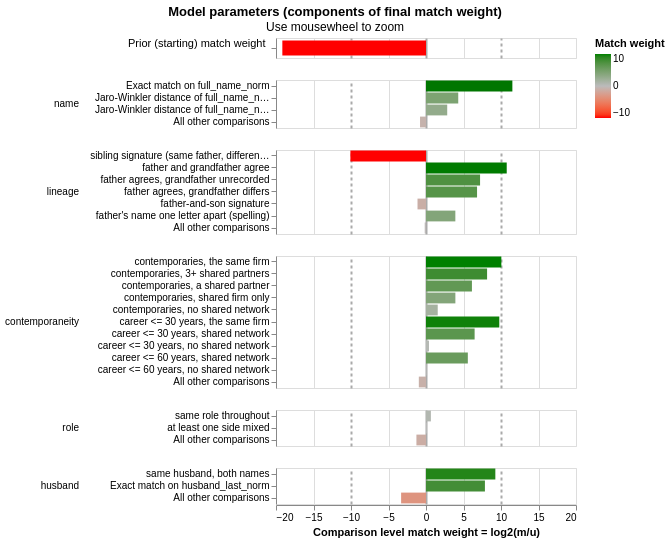

This figure's notebook cell:
### Code cell
linker.visualisations.match_weights_chart()

### Figure 1 — Vega-Lite specification as saved in the notebook (floating-point values rounded to 4 significant figures)
{"config": {"view": {"continuousWidth": 300, "continuousHeight": 300, "discreteHeight": 60, "discreteWidth": 400}, "header": {"title": null}, "mark": {"tooltip": null}, "title": {"anchor": "middle"}}, "vconcat": [{"mark": {"type": "bar", "clip": true, "height": 15}, "encoding": {"color": {"field": "log2_bayes_factor", "scale": {"domain": [-10, 0, 10], "interpolate": "lab", "range": ["red", "#bbbbbb", "green"]}, "title": "Match weight", "type": "quantitative"}, "tooltip": [{"field": "comparison_name", "title": "Comparison name", "type": "nominal"}, {"field": "probability_two_random_records_match", "format": ".4f", "title": "Probability two random records match", "type": "nominal"}, {"field": "log2_bayes_factor", "format": ",.4f", "title": "Equivalent match weight", "type": "quantitative"}, {"field": "bayes_factor_description", "title": "Match weight description", "type": "nominal"}], "x": {"axis": {"domain": false, "gridColor": {"condition": {"test": "abs(datum.value / 10)  <= 1 & datum.value % 10 === 0", "value": "#aaa"}, "value": "#ddd"}, "gridDash": {"condition": {"test": "abs(datum.value / 10) == 1", "value": [3]}, "value": null}, "gridWidth": {"condition": {"test": "abs(datum.value / 10)  <= 1 & datum.value % 10 === 0", "value": 2}, "value": 1}, "labels": false, "ticks": false, "title": ""}, "field": "log2_bayes_factor", "scale": {"domain": [-20, 20]}, "type": "quantitative"}, "y": {"axis": {"title": "Prior (starting) match weight", "titleAlign": "right", "titleAngle": 0, "titleFontWeight": "normal"}, "field": "label_for_charts", "sort": {"field": "comparison_vector_value", "order": "descending"}, "type": "nominal"}}, "height": 20, "transform": [{"filter": "(datum.comparison_name == 'probability_two_random_records_match')"}]}, {"mark": {"type": "bar", "clip": true}, "encoding": {"color": {"field": "log2_bayes_factor", "scale": {"domain": [-10, 0, 10], "interpolate": "lab", "range": ["red", "#bbbbbb", "green"]}, "title": "Match weight", "type": "quantitative"}, "row": {"field": "comparison_name", "header": {"labelAlign": "left", "labelAnchor": "middle", "labelAngle": 0}, "sort": {"field": "comparison_sort_order"}, "type": "nominal"}, "tooltip": [{"field": "comparison_name", "title": "Comparison name", "type": "nominal"}, {"field": "label_for_charts", "title": "Label", "type": "ordinal"}, {"field": "sql_condition", "title": "SQL condition", "type": "nominal"}, {"field": "m_probability", "format": ".10~g", "title": "M probability", "type": "quantitative"}, {"field": "u_probability", "format": ".10~g", "title": "U probability", "type": "quantitative"}, {"field": "bayes_factor", "format": ",.6f", "title": "Bayes factor = m/u", "type": "quantitative"}, {"field": "log2_bayes_factor", "format": ".4~g", "title": "Match weight = log2(m/u)", "type": "quantitative"}, {"field": "bayes_factor_description", "title": "Match weight description", "type": "nominal"}, {"field": "m_probability_description", "title": "m probability description", "type": "nominal"}, {"field": "u_probability_description", "title": "u probability description", "type": "nominal"}], "x": {"axis": {"gridColor": {"condition": {"test": "abs(datum.value / 10)  <= 1 & datum.value % 10 === 0", "value": "#aaa"}, "value": "#ddd"}, "gridDash": {"condition": {"test": "abs(datum.value / 10) == 1", "value": [3]}, "value": null}, "gridWidth": {"condition": {"test": "abs(datum.value / 10)  <= 1 & datum.value % 10 === 0", "value": 2}, "value": 1}, "title": "Comparison level match weight = log2(m/u)"}, "field": "log2_bayes_factor", "scale": {"domain": [-20, 20]}, "type": "quantitative"}, "y": {"axis": {"title": null}, "field": "label_for_charts", "sort": {"field": "comparison_vector_value", "order": "descending"}, "type": "nominal"}}, "height": {"step": 12}, "resolve": {"axis": {"y": "independent"}, "scale": {"y": "independent"}}, "transform": [{"filter": "(datum.comparison_name != 'probability_two_random_records_match')"}]}], "data": {"name": "data-82fd655bbe7517478d59d4eaca4b03a2"}, "params": [{"name": "mouse_zoom", "select": {"type": "interval", "encodings": ["x"]}, "bind": "scales", "views": []}], "resolve": {"axis": {"y": "independent"}, "scale": {"y": "independent"}}, "title": {"text": "Model parameters (components of final match weight)", "subtitle": "Use mousewheel to zoom"}, "$schema": "https://vega.github.io/schema/vega-lite/v5.9.3.json", "datasets": {"data-82fd655bbe7517478d59d4eaca4b03a2": [{"comparison_name": "probability_two_random_records_match", "sql_condition": null, "label_for_charts": "", "m_probability": null, "u_probability": null, "m_probability_description": null, "u_probability_description": null, "has_tf_adjustments": false, "tf_adjustment_column": null, "tf_adjustment_weight": null, "is_null_level": false, "bayes_factor": 1.714e-06, "log2_bayes_factor": -19.15, "comparison_vector_value": 0, "max_comparison_vector_value": 0, "bayes_factor_description": "The probability that two random records drawn at random match is 0.000 or one in  583,443.5 records.This is equivalent to a starting match weight of -19.154.", "probability_two_random_records_match": 1.714e-06, "comparison_sort_order": -1}, {"comparison_name": "name", "sql_condition": "\"full_name_norm_l\" = \"full_name_norm_r\"", "label_for_charts": "Exact match on full_name_norm", "m_probability": 0.2714, "u_probability": 9.271e-05, "m_probability_description": "Amongst matching record comparisons, 27.14% of records (i.e. one in 3.684) are in the exact match on full_name_norm comparison level", "u_probability_description": "Amongst non-matching record comparisons, 0.009271% of records (i.e. one in 10,786) are in the exact match on full_name_norm comparison level", "has_tf_adjustments": true, "tf_adjustment_column": "full_name_norm", "tf_adjustment_weight": 1.0, "is_null_level": false, "bayes_factor": 2928.0, "log2_bayes_factor": 11.52, "comparison_vector_value": 3, "max_comparison_vector_value": 3, "bayes_factor_description": "If comparison level is `exact match on full_name_norm` then comparison is 2,928 times more likely to be a match", "probability_two_random_records_match": 1.714e-06, "comparison_sort_order": 0}, {"comparison_name": "name", "sql_condition": "jaro_winkler_similarity(\"full_name_norm_l\", \"full_name_norm_r\") >= 0.92", "label_for_charts": "Jaro-Winkler distance of full_name_norm >= 0.92", "m_probability": 0.03586, "u_probability": 0.001821, "m_probability_description": "Amongst matching record comparisons, 3.586% of records (i.e. one in 27.89) are in the jaro-winkler distance of full_name_norm >= 0.92 comparison level", "u_probability_description": "Amongst non-matching record comparisons, 0.1821% of records (i.e. one in 549) are in the jaro-winkler distance of full_name_norm >= 0.92 comparison level", "has_tf_adjustments": false, "tf_adjustment_column": null, "tf_adjustment_weight": 1.0, "is_null_level": false, "bayes_factor": 19.69, "log2_bayes_factor": 4.299, "comparison_vector_value": 2, "max_comparison_vector_value": 3, "bayes_factor_description": "If comparison level is `jaro-winkler distance of full_name_norm >= 0.92` then comparison is 19.69 times more likely to be a match", "probability_two_random_records_match": 1.714e-06, "comparison_sort_order": 0}, {"comparison_name": "name", "sql_condition": "jaro_winkler_similarity(\"full_name_norm_l\", \"full_name_norm_r\") >= 0.85", "label_for_charts": "Jaro-Winkler distance of full_name_norm >= 0.85", "m_probability": 0.128, "u_probability": 0.01803, "m_probability_description": "Amongst matching record comparisons, 12.8% of records (i.e. one in 7.81) are in the jaro-winkler distance of full_name_norm >= 0.85 comparison level", "u_probability_description": "Amongst non-matching record comparisons, 1.803% of records (i.e. one in 55.47) are in the jaro-winkler distance of full_name_norm >= 0.85 comparison level", "has_tf_adjustments": false, "tf_adjustment_column": null, "tf_adjustment_weight": 1.0, "is_null_level": false, "bayes_factor": 7.103, "log2_bayes_factor": 2.828, "comparison_vector_value": 1, "max_comparison_vector_value": 3, "bayes_factor_description": "If comparison level is `jaro-winkler distance of full_name_norm >= 0.85` then comparison is 7.103 times more likely to be a match", "probability_two_random_records_match": 1.714e-06, "comparison_sort_order": 0}, {"comparison_name": "name", "sql_condition": "ELSE", "label_for_charts": "All other comparisons", "m_probability": 0.5647, "u_probability": 0.9801, "m_probability_description": "Amongst matching record comparisons, 56.47% of records (i.e. one in 1.771) are in the all other comparisons comparison level", "u_probability_description": "Amongst non-matching record comparisons, 98.01% of records (i.e. one in 1.02) are in the all other comparisons comparison level", "has_tf_adjustments": false, "tf_adjustment_column": null, "tf_adjustment_weight": 1.0, "is_null_level": false, "bayes_factor": 0.5761, "log2_bayes_factor": -0.7955, "comparison_vector_value": 0, "max_comparison_vector_value": 3, "bayes_factor_description": "If comparison level is `all other comparisons` then comparison is 1.736 times less likely to be a match", "probability_two_random_records_match": 1.714e-06, "comparison_sort_order": 0}, {"comparison_name": "lineage", "sql_condition": "patronymic_norm_l = patronymic_norm_r AND jaro_winkler_similarity(first_norm_l, first_norm_r) < 0.85", "label_for_charts": "sibling signature (same father, different name)", "m_probability": 2e-05, "u_probability": 0.02166, "m_probability_description": "Amongst matching record comparisons, 0.002% of records (i.e. one in 50,000) are in the sibling signature (same father, different name) comparison level", "u_probability_description": "Amongst non-matching record comparisons, 2.166% of records (i.e. one in 46.17) are in the sibling signature (same father, different name) comparison level", "has_tf_adjustments": false, "tf_adjustment_column": null, "tf_adjustment_weight": 1.0, "is_null_level": false, "bayes_factor": 0.0009234, "log2_bayes_factor": -10.08, "comparison_vector_value": 6, "max_comparison_vector_value": 6, "bayes_factor_description": "If comparison level is `sibling signature (same father, different name)` then comparison is 1,083 times less likely to be a match", "probability_two_random_records_match": 1.714e-06, "comparison_sort_order": 1}, {"comparison_name": "lineage", "sql_condition": "patronymic_norm_l = patronymic_norm_r AND grandfather_norm_l = grandfather_norm_r", "label_for_charts": "father and grandfather agree", "m_probability": 0.009504, "u_probability": 5.467e-06, "m_probability_description": "Amongst matching record comparisons, 0.9504% of records (i.e. one in 105) are in the father and grandfather agree comparison level", "u_probability_description": "Amongst non-matching record comparisons, 0.0005467% of records (i.e. one in 182,914) are in the father and grandfather agree comparison level", "has_tf_adjustments": false, "tf_adjustment_column": null, "tf_adjustment_weight": 1.0, "is_null_level": false, "bayes_factor": 1738.0, "log2_bayes_factor": 10.76, "comparison_vector_value": 5, "max_comparison_vector_value": 6, "bayes_factor_description": "If comparison level is `father and grandfather agree` then comparison is 1,738 times more likely to be a match", "probability_two_random_records_match": 1.714e-06, "comparison_sort_order": 1}, {"comparison_name": "lineage", "sql_condition": "patronymic_norm_l = patronymic_norm_r AND (grandfather_norm_l IS NULL OR grandfather_norm_r IS NULL)", "label_for_charts": "father agrees, grandfather unrecorded", "m_probability": 0.1092, "u_probability": 0.0007383, "m_probability_description": "Amongst matching record comparisons, 10.92% of records (i.e. one in 9.154) are in the father agrees, grandfather unrecorded comparison level", "u_probability_description": "Amongst non-matching record comparisons, 0.07383% of records (i.e. one in 1,354) are in the father agrees, grandfather unrecorded comparison level", "has_tf_adjustments": false, "tf_adjustment_column": null, "tf_adjustment_weight": 1.0, "is_null_level": false, "bayes_factor": 148.0, "log2_bayes_factor": 7.209, "comparison_vector_value": 4, "max_comparison_vector_value": 6, "bayes_factor_description": "If comparison level is `father agrees, grandfather unrecorded` then comparison is 148 times more likely to be a match", "probability_two_random_records_match": 1.714e-06, "comparison_sort_order": 1}, {"comparison_name": "lineage", "sql_condition": "patronymic_norm_l = patronymic_norm_r", "label_for_charts": "father agrees, grandfather differs", "m_probability": 0.004313, "u_probability": 3.851e-05, "m_probability_description": "Amongst matching record comparisons, 0.4313% of records (i.e. one in 232) are in the father agrees, grandfather differs comparison level", "u_probability_description": "Amongst non-matching record comparisons, 0.003851% of records (i.e. one in 25,966) are in the father agrees, grandfather differs comparison level", "has_tf_adjustments": false, "tf_adjustment_column": null, "tf_adjustment_weight": 1.0, "is_null_level": false, "bayes_factor": 112.0, "log2_bayes_factor": 6.807, "comparison_vector_value": 3, "max_comparison_vector_value": 6, "bayes_factor_description": "If comparison level is `father agrees, grandfather differs` then comparison is 112 times more likely to be a match", "probability_two_random_records_match": 1.714e-06, "comparison_sort_order": 1}, {"comparison_name": "lineage", "sql_condition": "(patronymic_norm_r = first_norm_l AND grandfather_norm_r = patronymic_norm_l) OR (patronymic_norm_l = first_norm_r AND grandfather_norm_l = patronymic_norm_r)", "label_for_charts": "father-and-son signature", "m_probability": 0.0001, "u_probability": 0.0002192, "m_probability_description": "Amongst matching record comparisons, 0.01% of records (i.e. one in 10,000) are in the father-and-son signature comparison level", "u_probability_description": "Amongst non-matching record comparisons, 0.02192% of records (i.e. one in 4,563) are in the father-and-son signature comparison level", "has_tf_adjustments": false, "tf_adjustment_column": null, "tf_adjustment_weight": 1.0, "is_null_level": false, "bayes_factor": 0.4563, "log2_bayes_factor": -1.132, "comparison_vector_value": 2, "max_comparison_vector_value": 6, "bayes_factor_description": "If comparison level is `father-and-son signature` then comparison is 2.192 times less likely to be a match", "probability_two_random_records_match": 1.714e-06, "comparison_sort_order": 1}, {"comparison_name": "lineage", "sql_condition": "levenshtein(patronymic_norm_l, patronymic_norm_r) <= 1 AND NOT (length(patronymic_norm_l) = length(patronymic_norm_r) AND substr(patronymic_norm_l, 1, length(patronymic_norm_l) - 1)   = substr(patronymic_norm_r, 1, length(patronymic_norm_r) - 1))", "label_for_charts": "father's name one letter apart (spelling)", "m_probability": 0.01082, "u_probability": 0.0007185, "m_probability_description": "Amongst matching record comparisons, 1.082% of records (i.e. one in 92.38) are in the father's name one letter apart (spelling) comparison level", "u_probability_description": "Amongst non-matching record comparisons, 0.07185% of records (i.e. one in 1,392) are in the father's name one letter apart (spelling) comparison level", "has_tf_adjustments": false, "tf_adjustment_column": null, "tf_adjustment_weight": 1.0, "is_null_level": false, "bayes_factor": 15.07, "log2_bayes_factor": 3.913, "comparison_vector_value": 1, "max_comparison_vector_value": 6, "bayes_factor_description": "If comparison level is `father's name one letter apart (spelling)` then comparison is 15.07 times more likely to be a match", "probability_two_random_records_match": 1.714e-06, "comparison_sort_order": 1}, {"comparison_name": "lineage", "sql_condition": "ELSE", "label_for_charts": "All other comparisons", "m_probability": 0.866, "u_probability": 0.9766, "m_probability_description": "Amongst matching record comparisons, 86.6% of records (i.e. one in 1.155) are in the all other comparisons comparison level", "u_probability_description": "Amongst non-matching record comparisons, 97.66% of records (i.e. one in 1.024) are in the all other comparisons comparison level", "has_tf_adjustments": false, "tf_adjustment_column": null, "tf_adjustment_weight": 1.0, "is_null_level": false, "bayes_factor": 0.8867, "log2_bayes_factor": -0.1734, "comparison_vector_value": 0, "max_comparison_vector_value": 6, "bayes_factor_description": "If comparison level is `all other comparisons` then comparison is 1.128 times less likely to be a match", "probability_two_random_records_match": 1.714e-06, "comparison_sort_order": 1}, {"comparison_name": "contemporaneity", "sql_condition": "first_year_l <= last_year_r AND first_year_r <= last_year_l AND greatest(last_year_l, last_year_r) - least(first_year_l, first_year_r) <= 60 AND array_length(list_intersect(firms_l, firms_r)) >= 1", "label_for_charts": "contemporaries, the same firm", "m_probability": 0.0163, "u_probability": 1.541e-05, "m_probability_description": "Amongst matching record comparisons, 1.63% of records (i.e. one in 61.34) are in the contemporaries, the same firm comparison level", "u_probability_description": "Amongst non-matching record comparisons, 0.001541% of records (i.e. one in 64,898) are in the contemporaries, the same firm comparison level", "has_tf_adjustments": false, "tf_adjustment_column": null, "tf_adjustment_weight": 1.0, "is_null_level": false, "bayes_factor": 1058.0, "log2_bayes_factor": 10.05, "comparison_vector_value": 10, "max_comparison_vector_value": 10, "bayes_factor_description": "If comparison level is `contemporaries, the same firm` then comparison is 1,058 times more likely to be a match", "probability_two_random_records_match": 1.714e-06, "comparison_sort_order": 2}, {"comparison_name": "contemporaneity", "sql_condition": "first_year_l <= last_year_r AND first_year_r <= last_year_l AND greatest(last_year_l, last_year_r) - least(first_year_l, first_year_r) <= 60 AND array_length(list_intersect(partners_l, partners_r)) >= 3", "label_for_charts": "contemporaries, 3+ shared partners", "m_probability": 0.01978, "u_probability": 6.991e-05, "m_probability_description": "Amongst matching record comparisons, 1.978% of records (i.e. one in 50.56) are in the contemporaries, 3+ shared partners comparison level", "u_probability_description": "Amongst non-matching record comparisons, 0.006991% of records (i.e. one in 14,305) are in the contemporaries, 3+ shared partners comparison level", "has_tf_adjustments": false, "tf_adjustment_column": null, "tf_adjustment_weight": 1.0, "is_null_level": false, "bayes_factor": 282.9, "log2_bayes_factor": 8.144, "comparison_vector_value": 9, "max_comparison_vector_value": 10, "bayes_factor_description": "If comparison level is `contemporaries, 3+ shared partners` then comparison is 283 times more likely to be a match", "probability_two_random_records_match": 1.714e-06, "comparison_sort_order": 2}, {"comparison_name": "contemporaneity", "sql_condition": "first_year_l <= last_year_r AND first_year_r <= last_year_l AND greatest(last_year_l, last_year_r) - least(first_year_l, first_year_r) <= 60 AND array_length(list_intersect(partners_l, partners_r)) >= 1", "label_for_charts": "contemporaries, a shared partner", "m_probability": 0.04349, "u_probability": 0.0006235, "m_probability_description": "Amongst matching record comparisons, 4.349% of records (i.e. one in 22.99) are in the contemporaries, a shared partner comparison level", "u_probability_description": "Amongst non-matching record comparisons, 0.06235% of records (i.e. one in 1,604) are in the contemporaries, a shared partner comparison level", "has_tf_adjustments": false, "tf_adjustment_column": null, "tf_adjustment_weight": 1.0, "is_null_level": false, "bayes_factor": 69.76, "log2_bayes_factor": 6.124, "comparison_vector_value": 8, "max_comparison_vector_value": 10, "bayes_factor_description": "If comparison level is `contemporaries, a shared partner` then comparison is 69.76 times more likely to be a match", "probability_two_random_records_match": 1.714e-06, "comparison_sort_order": 2}, {"comparison_name": "contemporaneity", "sql_condition": "first_year_l <= last_year_r AND first_year_r <= last_year_l AND greatest(last_year_l, last_year_r) - least(first_year_l, first_year_r) <= 60 AND array_length(list_intersect(firm_tokens_l, firm_tokens_r)) >= 2", "label_for_charts": "contemporaries, shared firm only", "m_probability": 0.005759, "u_probability": 0.0003811, "m_probability_description": "Amongst matching record comparisons, 0.5759% of records (i.e. one in 174) are in the contemporaries, shared firm only comparison level", "u_probability_description": "Amongst non-matching record comparisons, 0.03811% of records (i.e. one in 2,624) are in the contemporaries, shared firm only comparison level", "has_tf_adjustments": false, "tf_adjustment_column": null, "tf_adjustment_weight": 1.0, "is_null_level": false, "bayes_factor": 15.11, "log2_bayes_factor": 3.917, "comparison_vector_value": 7, "max_comparison_vector_value": 10, "bayes_factor_description": "If comparison level is `contemporaries, shared firm only` then comparison is 15.11 times more likely to be a match", "probability_two_random_records_match": 1.714e-06, "comparison_sort_order": 2}, {"comparison_name": "contemporaneity", "sql_condition": "first_year_l <= last_year_r AND first_year_r <= last_year_l AND greatest(last_year_l, last_year_r) - least(first_year_l, first_year_r) <= 60", "label_for_charts": "contemporaries, no shared network", "m_probability": 0.06686, "u_probability": 0.02262, "m_probability_description": "Amongst matching record comparisons, 6.686% of records (i.e. one in 14.96) are in the contemporaries, no shared network comparison level", "u_probability_description": "Amongst non-matching record comparisons, 2.262% of records (i.e. one in 44.2) are in the contemporaries, no shared network comparison level", "has_tf_adjustments": false, "tf_adjustment_column": null, "tf_adjustment_weight": 1.0, "is_null_level": false, "bayes_factor": 2.955, "log2_bayes_factor": 1.563, "comparison_vector_value": 6, "max_comparison_vector_value": 10, "bayes_factor_description": "If comparison level is `contemporaries, no shared network` then comparison is 2.955 times more likely to be a match", "probability_two_random_records_match": 1.714e-06, "comparison_sort_order": 2}, {"comparison_name": "contemporaneity", "sql_condition": "greatest(last_year_l, last_year_r) - least(first_year_l, first_year_r) <= 30 AND array_length(list_intersect(firms_l, firms_r)) >= 1", "label_for_charts": "career <= 30 years, the same firm", "m_probability": 0.01346, "u_probability": 1.541e-05, "m_probability_description": "Amongst matching record comparisons, 1.346% of records (i.e. one in 74.28) are in the career <= 30 years, the same firm comparison level", "u_probability_description": "Amongst non-matching record comparisons, 0.001541% of records (i.e. one in 64,898) are in the career <= 30 years, the same firm comparison level", "has_tf_adjustments": false, "tf_adjustment_column": null, "tf_adjustment_weight": 1.0, "is_null_level": false, "bayes_factor": 873.7, "log2_bayes_factor": 9.771, "comparison_vector_value": 5, "max_comparison_vector_value": 10, "bayes_factor_description": "If comparison level is `career <= 30 years, the same firm` then comparison is 874 times more likely to be a match", "probability_two_random_records_match": 1.714e-06, "comparison_sort_order": 2}, {"comparison_name": "contemporaneity", "sql_condition": "greatest(last_year_l, last_year_r) - least(first_year_l, first_year_r) <= 30 AND (array_length(list_intersect(partners_l, partners_r)) >= 1 OR array_length(list_intersect(firm_tokens_l, firm_tokens_r)) >= 2 OR array_length(list_intersect(firms_l, firms_r)) >= 1)", "label_for_charts": "career <= 30 years, shared network", "m_probability": 0.08801, "u_probability": 0.0009843, "m_probability_description": "Amongst matching record comparisons, 8.801% of records (i.e. one in 11.36) are in the career <= 30 years, shared network comparison level", "u_probability_description": "Amongst non-matching record comparisons, 0.09843% of records (i.e. one in 1,016) are in the career <= 30 years, shared network comparison level", "has_tf_adjustments": false, "tf_adjustment_column": null, "tf_adjustment_weight": 1.0, "is_null_level": false, "bayes_factor": 89.42, "log2_bayes_factor": 6.483, "comparison_vector_value": 4, "max_comparison_vector_value": 10, "bayes_factor_description": "If comparison level is `career <= 30 years, shared network` then comparison is 89.42 times more likely to be a match", "probability_two_random_records_match": 1.714e-06, "comparison_sort_order": 2}, {"comparison_name": "contemporaneity", "sql_condition": "greatest(last_year_l, last_year_r) - least(first_year_l, first_year_r) <= 30", "label_for_charts": "career <= 30 years, no shared network", "m_probability": 0.1857, "u_probability": 0.1408, "m_probability_description": "Amongst matching record comparisons, 18.57% of records (i.e. one in 5.386) are in the career <= 30 years, no shared network comparison level", "u_probability_description": "Amongst non-matching record comparisons, 14.08% of records (i.e. one in 7.102) are in the career <= 30 years, no shared network comparison level", "has_tf_adjustments": false, "tf_adjustment_column": null, "tf_adjustment_weight": 1.0, "is_null_level": false, "bayes_factor": 1.319, "log2_bayes_factor": 0.3991, "comparison_vector_value": 3, "max_comparison_vector_value": 10, "bayes_factor_description": "If comparison level is `career <= 30 years, no shared network` then comparison is 1.319 times more likely to be a match", "probability_two_random_records_match": 1.714e-06, "comparison_sort_order": 2}, {"comparison_name": "contemporaneity", "sql_condition": "greatest(last_year_l, last_year_r) - least(first_year_l, first_year_r) <= 60 AND (array_length(list_intersect(partners_l, partners_r)) >= 1 OR array_length(list_intersect(firm_tokens_l, firm_tokens_r)) >= 2 OR array_length(list_intersect(firms_l, firms_r)) >= 1)", "label_for_charts": "career <= 60 years, shared network", "m_probability": 0.04689, "u_probability": 0.0009822, "m_probability_description": "Amongst matching record comparisons, 4.689% of records (i.e. one in 21.33) are in the career <= 60 years, shared network comparison level", "u_probability_description": "Amongst non-matching record comparisons, 0.09822% of records (i.e. one in 1,018) are in the career <= 60 years, shared network comparison level", "has_tf_adjustments": false, "tf_adjustment_column": null, "tf_adjustment_weight": 1.0, "is_null_level": false, "bayes_factor": 47.74, "log2_bayes_factor": 5.577, "comparison_vector_value": 2, "max_comparison_vector_value": 10, "bayes_factor_description": "If comparison level is `career <= 60 years, shared network` then comparison is 47.74 times more likely to be a match", "probability_two_random_records_match": 1.714e-06, "comparison_sort_order": 2}, {"comparison_name": "contemporaneity", "sql_condition": "greatest(last_year_l, last_year_r) - least(first_year_l, first_year_r) <= 60", "label_for_charts": "career <= 60 years, no shared network", "m_probability": 0.1655, "u_probability": 0.157, "m_probability_description": "Amongst matching record comparisons, 16.55% of records (i.e. one in 6.041) are in the career <= 60 years, no shared network comparison level", "u_probability_description": "Amongst non-matching record comparisons, 15.7% of records (i.e. one in 6.37) are in the career <= 60 years, no shared network comparison level", "has_tf_adjustments": false, "tf_adjustment_column": null, "tf_adjustment_weight": 1.0, "is_null_level": false, "bayes_factor": 1.055, "log2_bayes_factor": 0.07668, "comparison_vector_value": 1, "max_comparison_vector_value": 10, "bayes_factor_description": "If comparison level is `career <= 60 years, no shared network` then comparison is 1.055 times more likely to be a match", "probability_two_random_records_match": 1.714e-06, "comparison_sort_order": 2}, {"comparison_name": "contemporaneity", "sql_condition": "ELSE", "label_for_charts": "All other comparisons", "m_probability": 0.3482, "u_probability": 0.6765, "m_probability_description": "Amongst matching record comparisons, 34.82% of records (i.e. one in 2.872) are in the all other comparisons comparison level", "u_probability_description": "Amongst non-matching record comparisons, 67.65% of records (i.e. one in 1.478) are in the all other comparisons comparison level", "has_tf_adjustments": false, "tf_adjustment_column": null, "tf_adjustment_weight": 1.0, "is_null_level": false, "bayes_factor": 0.5147, "log2_bayes_factor": -0.9581, "comparison_vector_value": 0, "max_comparison_vector_value": 10, "bayes_factor_description": "If comparison level is `all other comparisons` then comparison is 1.943 times less likely to be a match", "probability_two_random_records_match": 1.714e-06, "comparison_sort_order": 2}, {"comparison_name": "role", "sql_condition": "dominant_role_l = dominant_role_r AND dominant_role_l IN ('gp', 'lp')", "label_for_charts": "same role throughout", "m_probability": 0.7454, "u_probability": 0.4742, "m_probability_description": "Amongst matching record comparisons, 74.54% of records (i.e. one in 1.342) are in the same role throughout comparison level", "u_probability_description": "Amongst non-matching record comparisons, 47.42% of records (i.e. one in 2.109) are in the same role throughout comparison level", "has_tf_adjustments": false, "tf_adjustment_column": null, "tf_adjustment_weight": 1.0, "is_null_level": false, "bayes_factor": 1.572, "log2_bayes_factor": 0.6525, "comparison_vector_value": 2, "max_comparison_vector_value": 2, "bayes_factor_description": "If comparison level is `same role throughout` then comparison is 1.572 times more likely to be a match", "probability_two_random_records_match": 1.714e-06, "comparison_sort_order": 3}, {"comparison_name": "role", "sql_condition": "dominant_role_l = 'mixed' OR dominant_role_r = 'mixed'", "label_for_charts": "at least one side mixed", "m_probability": 0.06054, "u_probability": 0.05527, "m_probability_description": "Amongst matching record comparisons, 6.054% of records (i.e. one in 16.52) are in the at least one side mixed comparison level", "u_probability_description": "Amongst non-matching record comparisons, 5.527% of records (i.e. one in 18.09) are in the at least one side mixed comparison level", "has_tf_adjustments": false, "tf_adjustment_column": null, "tf_adjustment_weight": 1.0, "is_null_level": false, "bayes_factor": 1.096, "log2_bayes_factor": 0.1316, "comparison_vector_value": 1, "max_comparison_vector_value": 2, "bayes_factor_description": "If comparison level is `at least one side mixed` then comparison is 1.096 times more likely to be a match", "probability_two_random_records_match": 1.714e-06, "comparison_sort_order": 3}, {"comparison_name": "role", "sql_condition": "ELSE", "label_for_charts": "All other comparisons", "m_probability": 0.194, "u_probability": 0.4705, "m_probability_description": "Amongst matching record comparisons, 19.4% of records (i.e. one in 5.154) are in the all other comparisons comparison level", "u_probability_description": "Amongst non-matching record comparisons, 47.05% of records (i.e. one in 2.125) are in the all other comparisons comparison level", "has_tf_adjustments": false, "tf_adjustment_column": null, "tf_adjustment_weight": 1.0, "is_null_level": false, "bayes_factor": 0.4124, "log2_bayes_factor": -1.278, "comparison_vector_value": 0, "max_comparison_vector_value": 2, "bayes_factor_description": "If comparison level is `all other comparisons` then comparison is 2.425 times less likely to be a match", "probability_two_random_records_match": 1.714e-06, "comparison_sort_order": 3}, {"comparison_name": "husband", "sql_condition": "husband_first_norm_l = husband_first_norm_r AND husband_last_norm_l = husband_last_norm_r", "label_for_charts": "same husband, both names", "m_probability": 0.4017, "u_probability": 0.0006617, "m_probability_description": "Amongst matching record comparisons, 40.17% of records (i.e. one in 2.489) are in the same husband, both names comparison level", "u_probability_description": "Amongst non-matching record comparisons, 0.06617% of records (i.e. one in 1,511) are in the same husband, both names comparison level", "has_tf_adjustments": false, "tf_adjustment_column": null, "tf_adjustment_weight": 1.0, "is_null_level": false, "bayes_factor": 607.1, "log2_bayes_factor": 9.246, "comparison_vector_value": 2, "max_comparison_vector_value": 2, "bayes_factor_description": "If comparison level is `same husband, both names` then comparison is 607 times more likely to be a match", "probability_two_random_records_match": 1.714e-06, "comparison_sort_order": 4}, {"comparison_name": "husband", "sql_condition": "\"husband_last_norm_l\" = \"husband_last_norm_r\"", "label_for_charts": "Exact match on husband_last_norm", "m_probability": 0.4983, "u_probability": 0.002151, "m_probability_description": "Amongst matching record comparisons, 49.83% of records (i.e. one in 2.007) are in the exact match on husband_last_norm comparison level", "u_probability_description": "Amongst non-matching record comparisons, 0.2151% of records (i.e. one in 465) are in the exact match on husband_last_norm comparison level", "has_tf_adjustments": false, "tf_adjustment_column": null, "tf_adjustment_weight": 1.0, "is_null_level": false, "bayes_factor": 231.7, "log2_bayes_factor": 7.856, "comparison_vector_value": 1, "max_comparison_vector_value": 2, "bayes_factor_description": "If comparison level is `exact match on husband_last_norm` then comparison is 232 times more likely to be a match", "probability_two_random_records_match": 1.714e-06, "comparison_sort_order": 4}, {"comparison_name": "husband", "sql_condition": "ELSE", "label_for_charts": "All other comparisons", "m_probability": 0.1, "u_probability": 0.9972, "m_probability_description": "Amongst matching record comparisons, 10% of records (i.e. one in 10) are in the all other comparisons comparison level", "u_probability_description": "Amongst non-matching record comparisons, 99.72% of records (i.e. one in 1.003) are in the all other comparisons comparison level", "has_tf_adjustments": false, "tf_adjustment_column": null, "tf_adjustment_weight": 1.0, "is_null_level": false, "bayes_factor": 0.1003, "log2_bayes_factor": -3.318, "comparison_vector_value": 0, "max_comparison_vector_value": 2, "bayes_factor_description": "If comparison level is `all other comparisons` then comparison is 9.972 times less likely to be a match", "probability_two_random_records_match": 1.714e-06, "comparison_sort_order": 4}]}}
